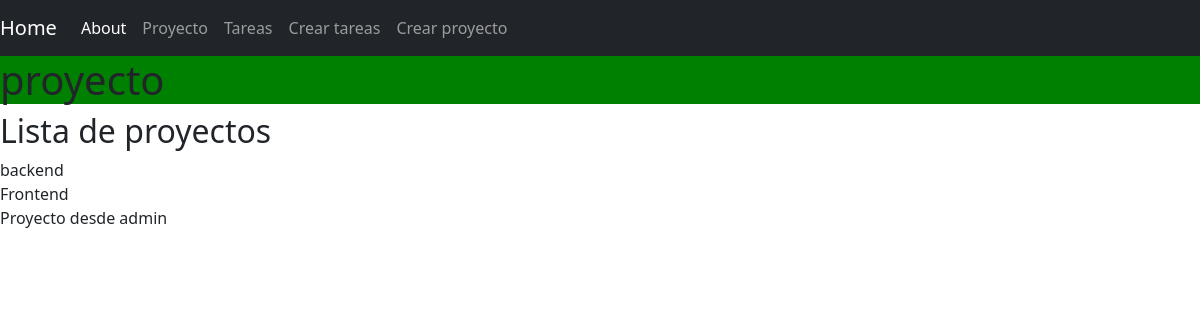
Before: /proyecto/ with the older database file.
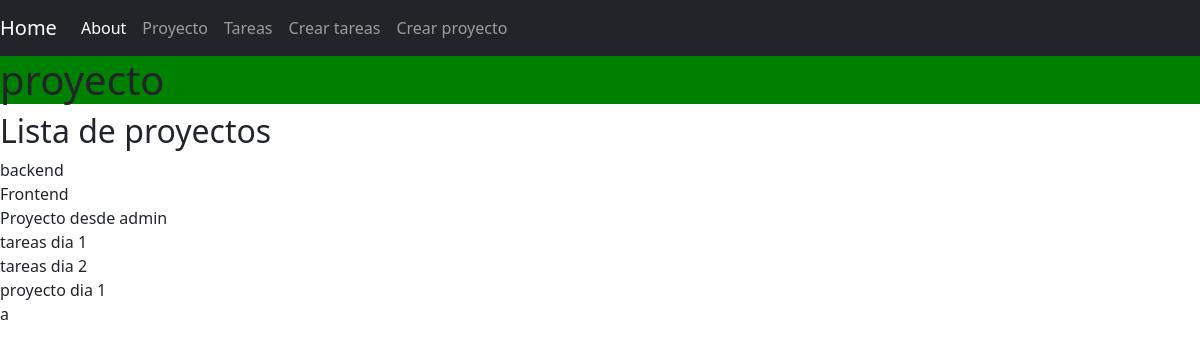
After: the same page with the newer database file.
### myapp/models.py (models this page shows, shortened)
class Proyecto(models.Model):
    nombre = models.CharField(max_length=20)

### myapp/views.py (the view)
# urls.py: path("proyecto/", views.proyecto, name="proyecto"),
def proyecto(request):
    proyectos = Proyecto.objects.all()
    return render(request, 'proyecto/proyecto.html', {
        'proyecto': proyectos
        })

### myapp/templates/proyecto/proyecto.html
{% extends 'base.html' %}
{% block content %}
<h1>proyecto</h1>
    <h2>Lista de proyectos</h2>
    {%for p in proyecto%}
    <div> {{p.nombre}} </div>
    {% endfor %}
{% endblock %}

### myapp/templates/base.html (shortened to what this page needs)
{% load static %}
<!DOCTYPE html>
<html lang="en">
<head>
        <link href="https://cdn.jsdelivr.net/npm/bootstrap@5.3.8/dist/css/bootstrap.min.css" rel="stylesheet">
        <link rel="stylesheet" href="{% static '/styles/base.css' %}">
</head>
<body>
    <nav class="navbar navbar-expand-lg navbar-dark bg-dark">
  <a class="navbar-brand" href="{% url 'index' %}">Home</a>
  <div class="collapse navbar-collapse" id="navbarNavAltMarkup">
    <div class="navbar-nav">
      <a class="nav-item nav-link active" href="{% url 'about' %}">About</a>
      <a class="nav-item nav-link" href="{% url 'proyecto' %}">Proyecto</a>
      <a class="nav-item nav-link" href="{% url 'tareas' %}">Tareas</a>
      <a class="nav-item nav-link" href="{% url 'crearTareas' %}">Crear tareas</a>
      <a class="nav-item nav-link" href="{% url 'crearProyecto' %}">Crear proyecto</a>
    </div>
  </div>
</nav>
{% block content %}
{% endblock %}
</body>
</html>

### myapp/static/styles/base.css (style rules this page uses)
h1 { background-color:green; }

Changed rows visible on the page:
added Proyecto: nombre "tareas dia 1"
added Proyecto: nombre "tareas dia 2"
added Proyecto: nombre "proyecto dia 1"
added Proyecto: nombre "a"
